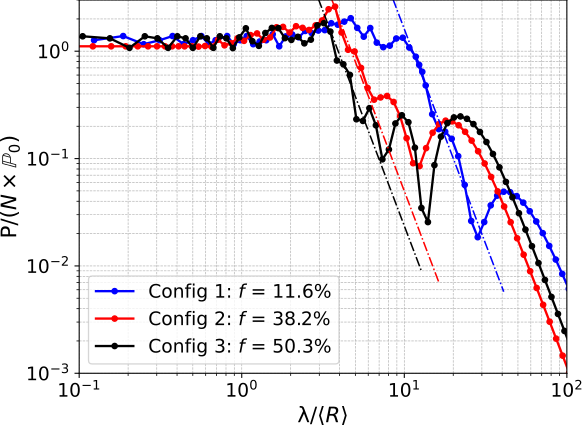

Recreate this plot in Python.
# -*- coding: utf-8 -*-
import os
import numpy as np
import scipy.io
import matplotlib.pyplot as plt
import pandas as pd
current_directory = os.getcwd()

#%%
os.chdir(r"mtlcad_3D_spheres-FF11-final")
data = pd.read_csv("mtlcad_3D_model_FF11_comsol_result.txt", sep=r"\s+", skiprows=5, header=None, names=["lambda", "Power (W)"]).apply(pd.to_numeric, errors="coerce")
lambda_F11, Power_F11 = data["lambda"].tolist(), data["Power (W)"].tolist()

data = pd.read_csv('mtlcad_3D_spheres_FF11_final.csv')
positions = data.iloc[:, 0:3].values
radii_F11 = data.iloc[:, 3].values
num_spheres_F11 = len(radii_F11);                          # print(num_spheres_F11)
mean_radius_F11 = np.mean(radii_F11);                      # print(mean_radius_F11*1e3) 
std_radii_F11 = np.std(radii_F11);                         print(std_radii_F11/mean_radius_F11) 
mean_radius2 = np.mean(radii_F11 ** 2);                    # print(mean_radius2) 
mean_radius3 = np.mean(radii_F11 ** 3);                    # print(mean_radius3)
mean_radius6 = np.mean(radii_F11 ** 6);
sphere_total_volume = np.sum((4 / 3) * np.pi * (radii_F11 ** 3))
box_volume = 2 ** 3                                        # COMSOL simulation box 
FF = (sphere_total_volume / box_volume);                   # print(FF*1e2)  
index = 1.77
P0_F11 = ((3e8/index)**2/6)*(1-(1/index**2))*(1-(1/index))*(4*np.pi*mean_radius2*1e-12/377)
Power_F11_P0 = Power_F11/(P0_F11*num_spheres_F11)  

lambda_F11_R0 = lambda_F11[25:55]
Power_F11_R0 = ((3e8/index)**2*1e-12/377) * (2*np.pi/np.array(lambda_F11_R0))**4 * ((index**2-1)/(index**2+2))**2 * (mean_radius6/(index**2*mean_radius3))
Power_F11_R0 = Power_F11_R0 * (1.8/100)                     
os.chdir(current_directory)
 
#%%
os.chdir(r"mtlcad_3D_spheres-FF37-final")
data = pd.read_csv("mtlcad_3D_model_FF37_comsol_result.txt", sep=r"\s+", skiprows=5, header=None, names=["lambda", "Power (W)"]).apply(pd.to_numeric, errors="coerce")
lambda_F37, Power_F37 = data["lambda"].tolist(), data["Power (W)"].tolist()

data = pd.read_csv('mtlcad_3D_spheres_FF37_final.csv')
positions = data.iloc[:, 0:3].values
radii_F37 = data.iloc[:, 3].values
num_spheres_F37 = len(radii_F37);                          # print(num_spheres_F37)
mean_radius_F37 = np.mean(radii_F37);                      # print(mean_radius_F37*1e3) 
std_radii_F37 = np.std(radii_F37);                         print(std_radii_F37/mean_radius_F37) 
mean_radius2 = np.mean(radii_F37 ** 2);                    # print(mean_radius2) 
mean_radius3 = np.mean(radii_F37 ** 3);                    # print(mean_radius3)
mean_radius6 = np.mean(radii_F37 ** 6);
sphere_total_volume = np.sum((4 / 3) * np.pi * (radii_F37 ** 3))
box_volume = 2 ** 3                                        # COMSOL simulation box 
FF = (sphere_total_volume / box_volume);                   # print(FF*1e2)  
index = 1.77
P0_F37 = ((3e8/index)**2/6)*(1-(1/index**2))*(1-(1/index))*(4*np.pi*mean_radius2*1e-12/377)
Power_F37_P0 = Power_F37/(P0_F37*num_spheres_F37)  

lambda_F37_R0 = lambda_F37[25:51]
Power_F37_R0 = ((3e8/index)**2*1e-12/377) * (2*np.pi/np.array(lambda_F37_R0))**4 * ((index**2-1)/(index**2+2))**2 * (mean_radius6/(index**2*mean_radius3))
Power_F37_R0 = Power_F37_R0 * (0.825/100)                     
os.chdir(current_directory)

#%%
os.chdir(r"mtlcad_3D_spheres-FF50-final")
data = pd.read_csv("mtlcad_3D_model_FF50_comsol_result.txt", sep=r"\s+", skiprows=5, header=None, names=["lambda", "Power (W)"]).apply(pd.to_numeric, errors="coerce")
lambda_F50, Power_F50 = data["lambda"].tolist(), data["Power (W)"].tolist()

data = pd.read_csv('mtlcad_3D_spheres_FF50_final.csv')
positions = data.iloc[:, 0:3].values
radii_F50 = data.iloc[:, 3].values
num_spheres_F50 = len(radii_F50);                          # print(num_spheres_F50)
mean_radius_F50 = np.mean(radii_F50);                      # print(mean_radius_F50*1e3)
std_radii_F50 = np.std(radii_F50);                         print(std_radii_F50/mean_radius_F50)  
mean_radius2 = np.mean(radii_F50 ** 2);                    # print(mean_radius2) 
mean_radius3 = np.mean(radii_F50 ** 3);                    # print(mean_radius3)
mean_radius6 = np.mean(radii_F50 ** 6);
sphere_total_volume = np.sum((4 / 3) * np.pi * (radii_F50 ** 3))
box_volume = 2 ** 3                                        # COMSOL simulation box 
FF = (sphere_total_volume / box_volume);                   # print(FF*1e2)  
index = 1.77
P0_F50 = ((3e8/index)**2/6)*(1-(1/index**2))*(1-(1/index))*(4*np.pi*mean_radius2*1e-12/377)
Power_F50_P0 = Power_F50/(P0_F50*num_spheres_F50)  

lambda_F50_R0 = lambda_F50[25:45]
Power_F50_R0 = ((3e8/index)**2*1e-12/377) * (2*np.pi/np.array(lambda_F50_R0))**4 * ((index**2-1)/(index**2+2))**2 * (mean_radius6/(index**2*mean_radius3))
Power_F50_R0 = Power_F50_R0 * (0.5/100)                     
os.chdir(current_directory)

#%%
plt.figure(1)
plt.plot(lambda_F11/mean_radius_F11,Power_F11_P0, "ob-", label="Config 1: $f$ = 11.6%", linewidth=1.75, markersize=4)
plt.plot(lambda_F37/mean_radius_F37,Power_F37_P0, "or-", label="Config 2: $f$ = 38.2%", linewidth=1.75, markersize=4)
plt.plot(lambda_F50/mean_radius_F50,Power_F50_P0, "ok-", label="Config 3: $f$ = 50.3%", linewidth=1.75, markersize=4)

plt.plot(lambda_F11_R0/mean_radius_F11,Power_F11_R0, "b-.", linewidth=1.15)
plt.plot(lambda_F37_R0/mean_radius_F37,Power_F37_R0, "r-.", linewidth=1.15)
plt.plot(lambda_F50_R0/mean_radius_F50,Power_F50_R0, "k-.", linewidth=1.15)

plt.xscale("log");      plt.yscale("log");      plt.xlim(0.1, 1e2);     plt.ylim(1e-3, 3)
plt.xlabel(r"$\mathrm{\lambda} / \langle R \rangle$", fontsize=16)
plt.ylabel(r"$\mathrm{P}/(N \times \mathbb{P}_{0})$", fontsize=16)
plt.tick_params(axis='both', which='major', labelsize=14)  
plt.tick_params(axis='both', which='minor', labelsize=14)  
plt.grid(True, which="both", linestyle="--", linewidth=0.5)
plt.legend(fontsize=14, loc="best");            plt.tight_layout()
plt.show()
# svg_path = os.path.join(current_directory, 'Fig6c_mtlcad_3D_model.svg')
# plt.savefig(svg_path, format='svg', bbox_inches="tight", pad_inches=0)

